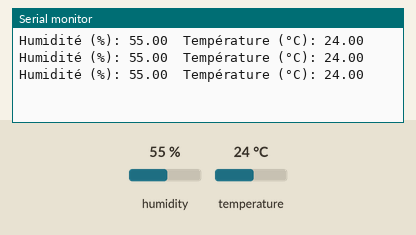
The sketch below on a simulated Arduino Leonardo, built with avr-gcc and run on an emulated ATmega32U4. Shown: the last lines printed to the serial monitor. The test bench sets the inputs (shaded band); at power-on: humidity 55 %, temperature 24 °C.

Above: at 1.3 s.
1.4 s: humidity set to 22 %
At 2.0 s:
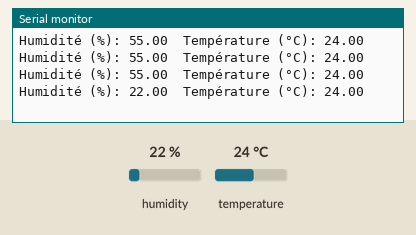
2.9 s: temperature set to 12 °C
At 3.6 s:
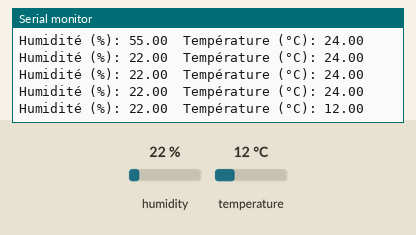
4.4 s: humidity set to 40 %
At 5.2 s:
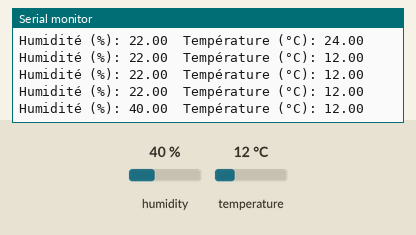
Timing chart, 0 to 7.4 s (numbered marks = the images above; inputs shaded):
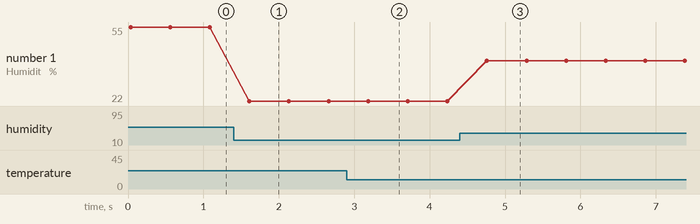

The sketch:

test_dht11.ino
```cpp
#include <dht11.h>
#define DHT11PIN 7 // broche DATA -> broche 4
dht11 DHT11;
void setup()
{
  Serial.begin(9600);

  while (!Serial) {
    // wait for serial port to connect. Needed for native USB (LEONARDO)
  }
}

void loop()
{
  DHT11.read(DHT11PIN);
float humidite = DHT11.humidity;
float temps = DHT11.temperature;


 /////////affichage/////////////////

  Serial.print("Humidité (%): ");
  Serial.print((float)DHT11.humidity, 2);
  Serial.print("\t");
  Serial.print("Température (°C): ");
  Serial.println(temps);
  delay(500);

}
```

Measured:
- after the input at 1.4 s, the serial monitor: prints a new line after 0.21 s (image 1)
- after the input at 2.9 s, the serial monitor: prints a new line after 0.28 s (image 2)
- after the input at 4.4 s, the serial monitor: prints a new line after 0.36 s (image 3)
- plotted number 1: 55 → 22 after the input at 1.4 s, 22 → 40 after the input at 4.4 s
